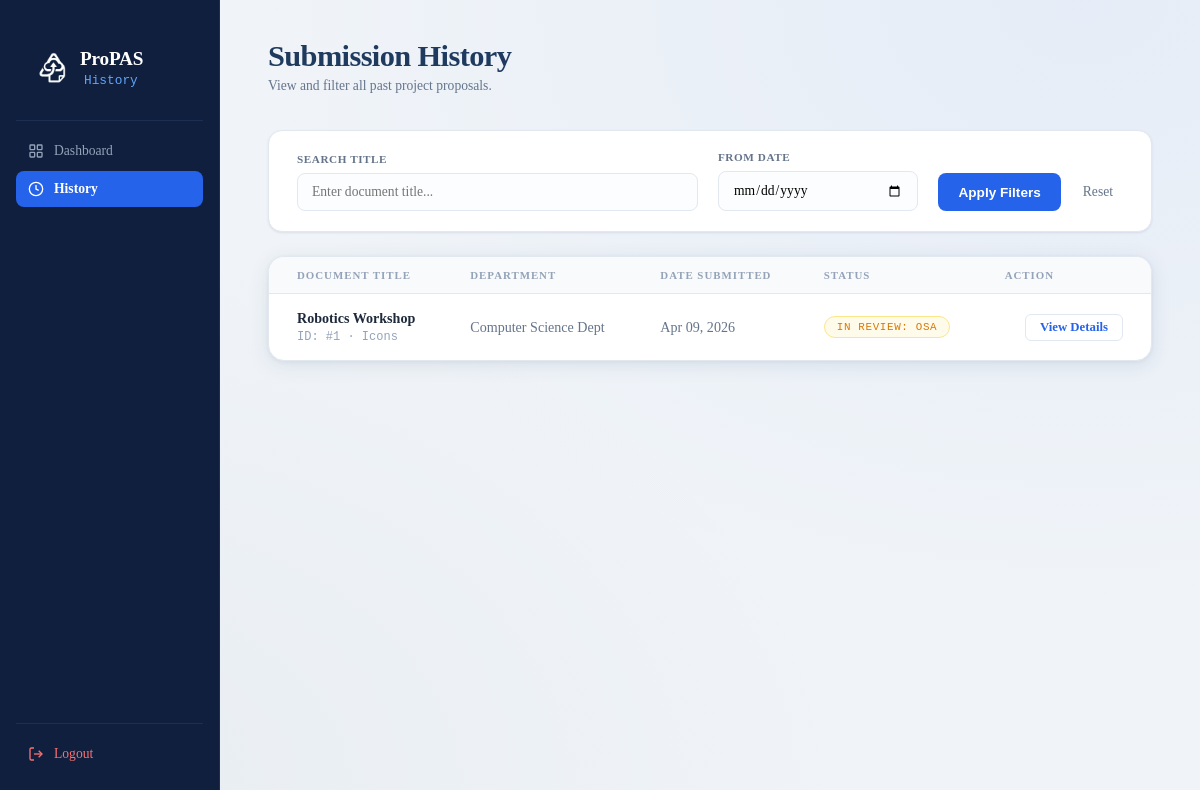
Page /submission-history (signed in) on the earlier database version.
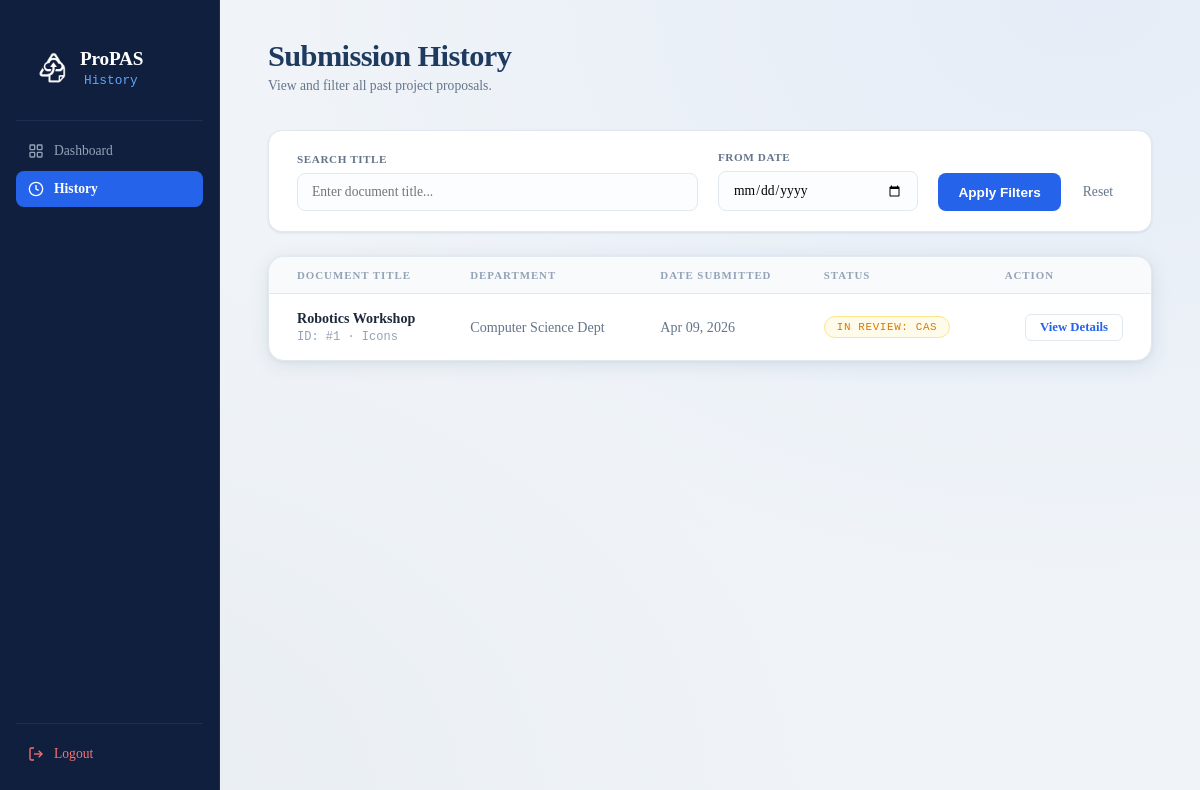
Same page on the later database version.
### models.py (models this page shows)
class Proposal(db.Model):
    __tablename__ = 'proposals'
    id = db.Column(db.Integer, primary_key=True)
    title = db.Column(db.String(200), nullable=False)
    status = db.Column(db.String(20), default='PENDING')
    version_number = db.Column(db.Integer, default=1)
    file_path = db.Column(db.String(300))
    proposal_data = db.Column(db.JSON)
    current_step_id = db.Column(db.Integer, db.ForeignKey('approval_steps.id'))
    creator_id = db.Column(db.Integer, db.ForeignKey('accounts.id'))
    created_at = db.Column(db.DateTime, default=datetime.utcnow)

### routes/proposal.py (the view)
@proposal_bp.route('/submission-history')
@login_required
def history():
    redirect_response = _require_org_account()
    if redirect_response:
        return redirect_response
    query = Proposal.query.filter_by(creator_id=current_user.id)
    search = request.args.get('search')
    if search:
        query = query.filter(Proposal.title.ilike(f'%{search}%'))
    date_from = request.args.get('date_from')
    if date_from:
        try:
            date_obj = datetime.strptime(date_from, '%Y-%m-%d')
            query = query.filter(Proposal.created_at >= date_obj)
        except ValueError:
            pass
    proposals = query.order_by(Proposal.created_at.desc()).all()
    return render_template('submission_history.html', proposals=proposals, is_office=False)

### app.py (called while the page is built)
@login_manager.user_loader
def load_user(user_id):
    from models import User
    return db.session.get(User, int(user_id))

### routes/proposal.py (called while the page is built)
def _require_org_account():
    if current_user.account_type == 'Admin':
        return redirect(url_for('admin.dashboard'))
    if current_user.account_type == 'Office':
        return redirect(url_for('office.review'))
    if current_user.account_type != 'Org':
        abort(403)
    return None

### templates/submission_history.html (shortened to what this page needs)
<!DOCTYPE html>
<html lang="en">
<head>
  <link rel="stylesheet" href="{{ url_for('static', filename='css/org_home.css') }}" />
  <link rel="stylesheet" href="{{ url_for('static', filename='css/submission_history.css') }}" />
</head>
<body>
<div class="layout">
  <aside class="sidebar">
    <div class="sidebar-logo">
      <div class="header-seal">
          <img src="{{ url_for('static', filename='images/Icon.png') }}" alt="ProPAS Logo" class="header-logo-img">
      </div>
      <div>
        <span class="logo-text">ProPAS</span>
        <span class="logo-sub">History</span>
      </div>
    </div>
    <div class="sidebar-divider"></div>
    <nav class="sidebar-nav">
      {% if current_user.account_type == 'Office' %}
        <a href="{{ url_for('office.review') }}" class="nav-item">
      {% else %}
        <a href="{{ url_for('proposal.org_home') }}" class="nav-item">
      {% endif %}
        <svg viewBox="0 0 24 24" fill="none" stroke="currentColor" stroke-width="2" width="18" height="18"><rect x="3" y="3" width="7" height="7" rx="1"/><rect x="14" y="3" width="7" height="7" rx="1"/><rect x="3" y="14" width="7" height="7" rx="1"/><rect x="14" y="14" width="7" height="7" rx="1"/></svg>
        Dashboard
      </a>
      <a href="{{ url_for('office.master_history') if current_user.account_type == 'Office' else url_for('proposal.history') }}" class="nav-item active">
        <svg viewBox="0 0 24 24" fill="none" stroke="currentColor" stroke-width="2" width="18" height="18"><circle cx="12" cy="12" r="10"/><polyline points="12 6 12 12 16 14"/></svg>
        History
      </a>
    </nav>
    <div class="sidebar-divider"></div>
    <a href="{{ url_for('auth.logout') }}" class="nav-item nav-item--danger">
      <svg viewBox="0 0 24 24" fill="none" stroke="currentColor" stroke-width="2" width="18" height="18"><path d="M9 21H5a2 2 0 0 1-2-2V5a2 2 0 0 1 2-2h4"/><polyline points="16 17 21 12 16 7"/><line x1="21" y1="12" x2="9" y2="12"/></svg>
      Logout
    </a>
  </aside>
  <main class="main">
    <div class="topbar">
      <div>
        <h1 class="topbar-title">Submission History</h1>
        <p class="topbar-sub">View and filter all past project proposals.</p>
      </div>
    </div>
    <div class="filter-card">
      <form method="GET" action="{{ url_for('office.master_history') if current_user.account_type == 'Office' else url_for('proposal.history') }}" class="filter-form">
        <div class="filter-group search">
          <label for="search">Search Title</label>
          <input type="text" id="search" name="search" placeholder="Enter document title..." value="{{ request.args.get('search', '') }}">
        </div>
        <div class="filter-group">
          <label for="date_from">From Date</label>
          <input type="date" id="date_from" name="date_from" value="{{ request.args.get('date_from', '') }}">
        </div>
        <div class="filter-actions">
          <button type="submit" class="btn-filter">Apply Filters</button>
          <a href="{{ url_for('office.master_history') if current_user.account_type == 'Office' else url_for('proposal.history') }}" class="btn-reset">Reset</a>
        </div>
      </form>
    </div>
    <div class="table-card">
      <div class="table-wrap">
        <table class="table">
          <thead>
            <tr>
              <th>Document Title</th>
              <th>Department</th>
              <th>Date Submitted</th>
              <th>Status</th>
              <th class="text-right">Action</th>
            </tr>
          </thead>
          <tbody>
          {% for prop in proposals %}
          <tr>
            <td data-label="Document Title">
              <div class="doc-title">{{ prop.title }}</div>
              <div class="doc-meta">ID: #{{ prop.id }} · {{ prop.proposal_data.get('sponsor', 'N/A') }}</div>
            </td>
            <td class="td-muted" data-label="Department">
                {% if current_user.account_type == 'Office' %}
                  {{ department_map.get(prop.creator.username|lower, prop.creator.username) }}
                {% else %}
                  {% if prop.creator.username|lower == 'icons' %}Computer Science Dept
                  {% elif prop.creator.username|lower == 'hibe' %}Biology Dept
                  {% elif prop.creator.username|lower == 'psych' %}Psychology Dept
                  {% elif prop.creator.username|lower == 'kwago' %}Political Science Dept
                  {% elif prop.creator.username|lower == 'aces' %}Communication and English Studies
                  {% elif prop.creator.username|lower == 'casso' %}CAS
                  {% else %}{{ prop.creator.username }}
                  {% endif %}
                {% endif %}
            </td>
            <td class="td-muted" data-label="Date Submitted">{{ prop.created_at.strftime('%b %d, %Y') if prop.created_at else 'N/A' }}</td>
            <td data-label="Status">
              {% if prop.status == 'APPROVED' %}
                <span class="status-badge status-badge--approved" style="background: #ecfdf5; color: #059669;">Fully Approved</span>
              {% elif prop.status == 'REJECTED' %}
                <span class="status-badge status-badge--rejected" style="background: #fef2f2; color: #dc2626;">Returned</span>
              {% else %}
                <span class="status-badge status-badge--pending" style="background: #fffbeb; color: #d97706;">
                    In Review:
                    {% if prop.current_step_id == 1 %}CAS
                    {% elif prop.current_step_id == 2 %}OSA
                    {% elif prop.current_step_id == 3 %}FINANCE
                    {% elif prop.current_step_id == 4 %}VPAA
                    {% elif prop.current_step_id == 5 %}VP EXECUTIVE
                    {% elif prop.current_step_id == 6 %}PRESIDENT
                    {% else %}Processing
                    {% endif %}
                </span>
              {% endif %}
            </td>
            <td class="text-right" data-label="Action">
              <div style="display: flex; gap: 8px; justify-content: flex-end;">
                {% if prop.status == 'REJECTED' and current_user.account_type == 'Org' %}
                  <a href="{{ url_for('proposal.create', edit_id=prop.id) }}" class="btn-view" style="color: #dc2626; border-color: #dc2626;">Fix & Resubmit</a>
                {% else %}
                  {% if current_user.account_type == 'Office' %}
                  <a href="{{ url_for('office.proposal_details', proposal_id=prop.id) }}" class="btn-view">View Details</a>
                  {% else %}
                  <button class="btn-view">View Details</button>
                  {% endif %}
                {% endif %}
              </div>
            </td>
          </tr>
          {% else %}
          <tr>
              <td colspan="5" style="text-align:center; padding: 40px; color: #94a3b8;">No submission history found.</td>
          </tr>
          {% endfor %}
          </tbody>
        </table>
      </div>
    </div>
  </main>
</div>
</body>
</html>

### static/css/submission_history.css (style rules this page uses)
.filter-card { background: var(--paper); border: 1px solid var(--border); border-radius: 14px; padding: 20px 28px; margin-bottom: 24px; box-shadow: var(--shadow-sm); }
.filter-form { display: flex; align-items: flex-end; gap: 20px; flex-wrap: wrap; }
.filter-group { display: flex; flex-direction: column; gap: 8px; flex: 1; min-width: 150px; }
.filter-group.search { flex: 2; }
.filter-group label { font-size: 0.7rem; font-weight: 700; text-transform: uppercase; color: var(--ink-muted); letter-spacing: 0.05em; }
.filter-group input, .filter-group select { padding: 10px 14px; border: 1px solid var(--border); border-radius: 8px; font-family: 'Source Serif 4', serif; font-size: 0.85rem; background: #fcfdfe; }
.filter-actions { display: flex; gap: 12px; }
.btn-filter { background: var(--navy-mid); color: white; border: none; padding: 11px 20px; border-radius: 8px; font-weight: 600; font-size: 0.85rem; cursor: pointer; transition: background 0.2s; }
.btn-reset { text-decoration: none; font-size: 0.85rem; color: var(--ink-muted); padding: 11px 10px; }

Differences in the rows shown:
changed Proposal "Robotics Workshop": current_step_id "OSA" → "CAS"
